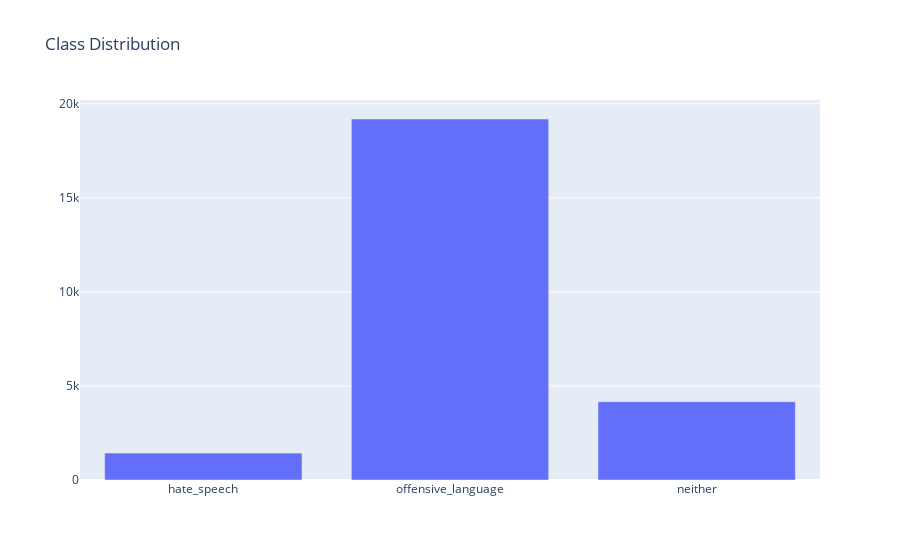

Notebook code for this chart:
### Code cell
dist = [
    graph_objs.Bar(
        x=["hate_speech", "offensive_language", "neither"],
        y=[no_hate, no_offensive, no_neutral],
)]
plotly.offline.iplot({"data":dist, "layout":graph_objs.Layout(title="Class Distribution")})

### Figure 1 — Plotly figure (JSON) as saved in the notebook; plotly's stock layout.template omitted (floating-point values rounded to 4 significant figures)
{"data": [{"type": "bar", "x": ["hate_speech", "offensive_language", "neither"], "y": [1430, 19190, 4163]}], "layout": {"title": {"text": "Class Distribution"}}}
